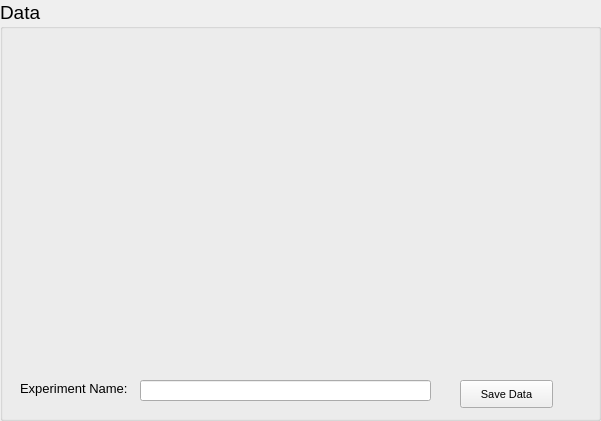
   <widget class="QGroupBox" name="groupBox_2">
    <property name="geometry">
     <rect>
      <x>520</x>
      <y>10</y>
      <width>601</width>
      <height>421</height>
     </rect>
    </property>
    <property name="font">
     <font>
      <pointsize>14</pointsize>
     </font>
    </property>
    <property name="title">
     <string>Data</string>
    </property>
    <widget class="QWidget" name="dataMPL" native="true">
     <property name="geometry">
      <rect>
       <x>20</x>
       <y>40</y>
       <width>571</width>
       <height>331</height>
      </rect>
     </property>
    </widget>
    <widget class="QPushButton" name="pushButtonSaveData">
     <property name="geometry">
      <rect>
       <x>460</x>
       <y>380</y>
       <width>93</width>
       <height>28</height>
      </rect>
     </property>
     <property name="font">
      <font>
       <pointsize>8</pointsize>
      </font>
     </property>
     <property name="text">
      <string>Save Data</string>
     </property>
    </widget>
    <widget class="QCheckBox" name="checkBoxAutoSave">
     <property name="geometry">
      <rect>
       <x>470</x>
       <y>430</y>
       <width>81</width>
       <height>20</height>
      </rect>
     </property>
     <property name="font">
      <font>
       <pointsize>8</pointsize>
      </font>
     </property>
     <property name="text">
      <string>Auto Save</string>
     </property>
    </widget>
    <widget class="QLineEdit" name="lineEditExpName">
     <property name="geometry">
      <rect>
       <x>140</x>
       <y>380</y>
       <width>291</width>
       <height>21</height>
      </rect>
     </property>
     <property name="font">
      <font>
       <pointsize>10</pointsize>
      </font>
     </property>
     <property name="placeholderText">
      <string/>
     </property>
     <property name="clearButtonEnabled">
      <bool>false</bool>
     </property>
    </widget>
    <widget class="QLabel" name="label_14">
     <property name="geometry">
      <rect>
       <x>20</x>
       <y>380</y>
       <width>121</width>
       <height>16</height>
      </rect>
     </property>
     <property name="font">
      <font>
       <pointsize>10</pointsize>
      </font>
     </property>
     <property name="text">
      <string>Experiment Name:</string>
     </property>
    </widget>
   </widget>
